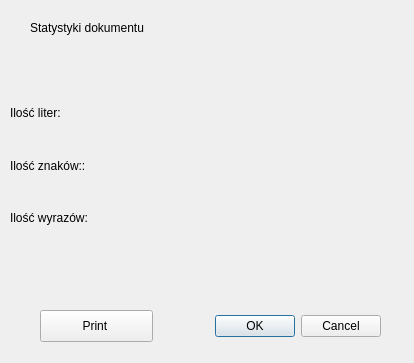
<?xml version="1.0" encoding="UTF-8"?>
<ui version="4.0">
 <class>Dialog</class>
 <widget class="QDialog" name="Dialog">
  <property name="geometry">
   <rect>
    <x>0</x>
    <y>0</y>
    <width>414</width>
    <height>363</height>
   </rect>
  </property>
  <property name="windowTitle">
   <string>Dialog</string>
  </property>
  <widget class="QDialogButtonBox" name="buttonBox">
   <property name="geometry">
    <rect>
     <x>40</x>
     <y>310</y>
     <width>341</width>
     <height>32</height>
    </rect>
   </property>
   <property name="orientation">
    <enum>Qt::Horizontal</enum>
   </property>
   <property name="standardButtons">
    <set>QDialogButtonBox::Cancel|QDialogButtonBox::Ok</set>
   </property>
  </widget>
  <widget class="QLabel" name="label">
   <property name="geometry">
    <rect>
     <x>30</x>
     <y>20</y>
     <width>131</width>
     <height>16</height>
    </rect>
   </property>
   <property name="text">
    <string>Statystyki dokumentu</string>
   </property>
  </widget>
  <widget class="QWidget" name="layoutWidget">
   <property name="geometry">
    <rect>
     <x>10</x>
     <y>90</y>
     <width>391</width>
     <height>151</height>
    </rect>
   </property>
   <layout class="QHBoxLayout" name="horizontalLayout">
    <item>
     <layout class="QVBoxLayout" name="verticalLayout">
      <item>
       <widget class="QLabel" name="lbLetters">
        <property name="text">
         <string>Ilość liter:</string>
        </property>
       </widget>
      </item>
      <item>
       <widget class="QLabel" name="lbChars">
        <property name="text">
         <string>Ilość znaków::</string>
        </property>
       </widget>
      </item>
      <item>
       <widget class="QLabel" name="lbWords">
        <property name="text">
         <string>Ilość wyrazów:</string>
        </property>
       </widget>
      </item>
     </layout>
    </item>
    <item>
     <layout class="QVBoxLayout" name="verticalLayout_2">
      <item>
       <widget class="QLabel" name="lbLettersOutput">
        <property name="text">
         <string/>
        </property>
       </widget>
      </item>
      <item>
       <widget class="QLabel" name="lbCharsOutput">
        <property name="text">
         <string/>
        </property>
       </widget>
      </item>
      <item>
       <widget class="QLabel" name="lbWordsOutput">
        <property name="text">
         <string/>
        </property>
       </widget>
      </item>
     </layout>
    </item>
   </layout>
  </widget>
  <widget class="QPushButton" name="pbPrint">
   <property name="geometry">
    <rect>
     <x>40</x>
     <y>310</y>
     <width>113</width>
     <height>32</height>
    </rect>
   </property>
   <property name="text">
    <string>Print </string>
   </property>
  </widget>
 </widget>
 <resources/>
 <connections>
  <connection>
   <sender>buttonBox</sender>
   <signal>accepted()</signal>
   <receiver>Dialog</receiver>
   <slot>accept()</slot>
   <hints>
    <hint type="sourcelabel">
     <x>248</x>
     <y>254</y>
    </hint>
    <hint type="destinationlabel">
     <x>157</x>
     <y>274</y>
    </hint>
   </hints>
  </connection>
  <connection>
   <sender>buttonBox</sender>
   <signal>rejected()</signal>
   <receiver>Dialog</receiver>
   <slot>reject()</slot>
   <hints>
    <hint type="sourcelabel">
     <x>316</x>
     <y>260</y>
    </hint>
    <hint type="destinationlabel">
     <x>286</x>
     <y>274</y>
    </hint>
   </hints>
  </connection>
 </connections>
</ui>
